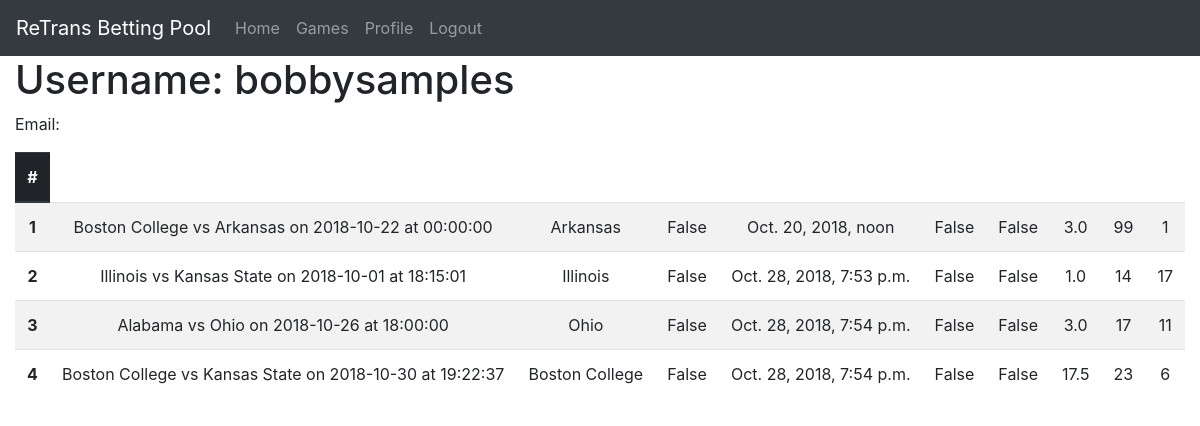
Page /accounts/profile/ (signed in) on the committed database.
### pool/models.py (models this page shows, shortened)
class Bet(models.Model):
    user = models.ForeignKey(User, on_delete=models.CASCADE)
    game = models.ForeignKey(Game, on_delete=models.CASCADE)
    team = models.ForeignKey(Team, on_delete=models.CASCADE)
    is_high_risk = models.BooleanField()
    date_time = models.DateTimeField()
    has_paid_for_season = models.BooleanField(default=False)
    has_paid_for_week = models.BooleanField(default=False)

class Game(models.Model):
    favorite = models.ForeignKey(Team, on_delete=models.CASCADE, related_name='favorite')
    underdog = models.ForeignKey(Team, on_delete=models.CASCADE, related_name='underdog')
    home = models.ForeignKey(Team, on_delete=models.CASCADE, related_name='home')
    tv = models.CharField(max_length=12)
    date_time = models.DateTimeField()
    spread = models.FloatField()
    is_game_of_week = models.BooleanField(default=False)
    underdog_score = models.IntegerField(null=True, blank=True)
    favorite_score = models.IntegerField(null=True, blank=True)
    is_tie_breaker = models.BooleanField(default=False)
    def __str__(self):
        return "{} vs {} on {} at {}".format(
                self.favorite.name,    self.underdog.name,
                self.date_time.date(), self.date_time.time()
            )

class Team(models.Model):
    name = models.CharField(max_length=64)
    class Meta:
        ordering = ["name"]
    def __str__(self):
        return "{}".format(self.name)

### pool/views.py (the view)
# urls.py: path('accounts/profile/', pool_views.profile, name='profile'),
@login_required
def profile(request):
    return render(
        request, 'accounts/profile.html',
        {
            'bets': Bet.objects.filter(user=request.user).order_by('date_time')
        }
    )

### pool/templates/accounts/profile.html (shortened to what this page needs)
{% extends 'base.html' %}
{% block content %}
    <div class="container-fluid">
        <h1>Username: {{ user }}</h1>
        <p>Email: {{ user.email }}</p>
    </div>
    <div class="container-fluid text-center">
        <div >
            <table class="table table-striped">
            <thead class="thead-dark">
                <tr>
                    <th scope="col">#</th>
                </tr>
                </thead>
                <tbody>
                    {% for bet in bets %}
                        <tr>
                            <th scope="row">{{ forloop.counter }}</th>
                            <td>{{ bet.game }}</td>
                            <td>{{ bet.team }}</td>
                            <td>{{ bet.is_high_risk }}</td>
                            <td>{{ bet.date_time }}</td>
                            <td>{{ bet.has_paid_for_season }}</td>
                            <td>{{ bet.has_paid_for_week }}</td>
                            <td>{{ bet.game.spread }}</td>
                            <td>{{ bet.game.underdog_score }}</td>
                            <td>{{ bet.game.favorite_score }}</td>
                    	</tr>
                    {% endfor %}
                </tbody>
            </table>
        </div>
    </div>
{% endblock %}

### pool/templates/base.html (shortened to what this page needs)
{% load static %}
<!DOCTYPE html>
<html lang="en">
  <head>
    <link rel="stylesheet" href="https://stackpath.bootstrapcdn.com/bootstrap/4.1.3/css/bootstrap.min.css">
  </head>
  <body>
    <nav class="navbar navbar-expand-lg navbar-dark bg-dark">
      <a class="navbar-brand" href="#">ReTrans Betting Pool</a>
      <div class="collapse navbar-collapse" id="navbarNav">
        <ul class="navbar-nav">
        {% if user.is_authenticated %}
          <li class="nav-item">
            <a class="nav-link" href="{% url 'home' %}">Home</a>
          </li>
          <li class="nav-item">
            <a class="nav-link" href="{% url 'games' %}">Games</a>
          </li>
          <li class="nav-item">
            <a class="nav-link" href="{% url 'profile' %}">Profile</a>
          </li>
          <li class="nav-item">
            <a class="nav-link" href="{% url 'logout' %}">Logout</a>
          </li>
        {% endif %}
        </ul>
      </div>
    </nav>
    <main>
      {% block content %}
      {% endblock %}
    </main>
  </body>
</html>

### rows in the picture
Bet: game "Boston College vs Arkansas on 2018-10-22 at 00:00:00", team "Arkansas", is_high_risk "False", date_time "Oct. 20, 2018, noon", has_paid_for_season "False", has_paid_for_week "False", game.spread "3.0", game.underdog_score "99", game.favorite_score "1"
Bet: game "Illinois vs Kansas State on 2018-10-01 at 18:15:01", team "Illinois", is_high_risk "False", date_time "Oct. 28, 2018, 7:53 p.m.", has_paid_for_season "False", has_paid_for_week "False", game.spread "1.0", game.underdog_score "14", game.favorite_score "17"
Bet: game "Alabama vs Ohio on 2018-10-26 at 18:00:00", team "Ohio", is_high_risk "False", date_time "Oct. 28, 2018, 7:54 p.m.", has_paid_for_season "False", has_paid_for_week "False", game.spread "3.0", game.underdog_score "17", game.favorite_score "11"
Bet: game "Boston College vs Kansas State on 2018-10-30 at 19:22:37", team "Boston College", is_high_risk "False", date_time "Oct. 28, 2018, 7:54 p.m.", has_paid_for_season "False", has_paid_for_week "False", game.spread "17.5", game.underdog_score "23", game.favorite_score "6"

### other values in the picture
{{ user }} "bobbysamples"
